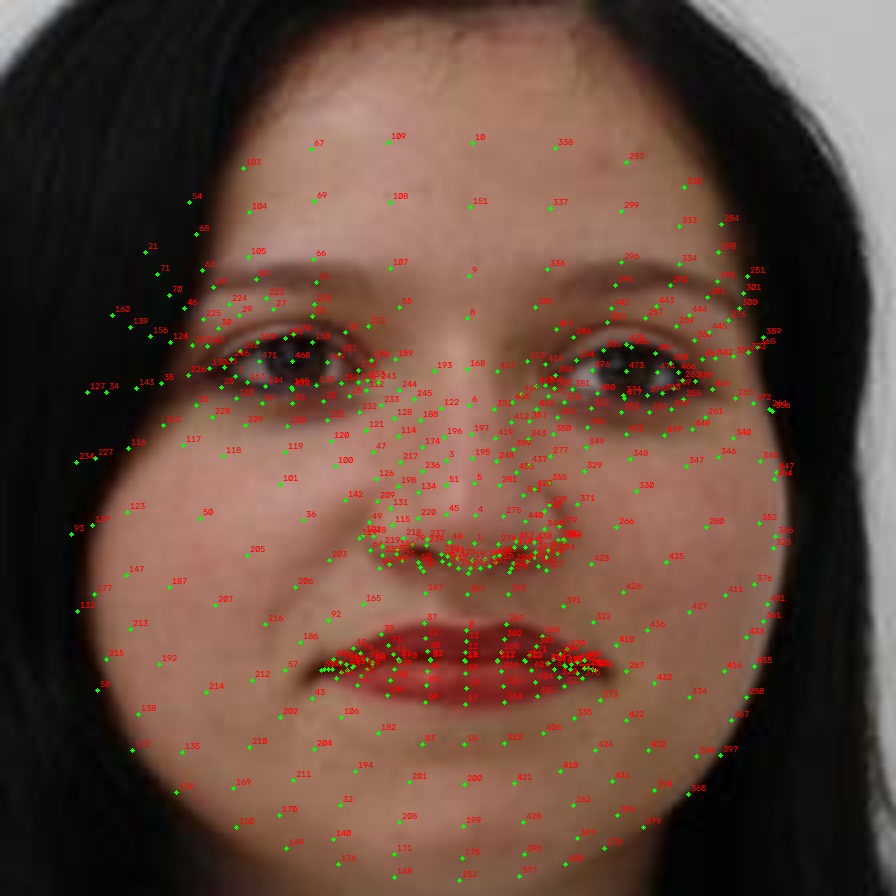
#> input picture ml_pipeline/landmark_reference.png, 896 x 896 px
$ python ssr_compare.py landmark_reference.png
#> lines starting #> are read from the running program, lines starting #| are printed output that depends on the picture
"""
SSR Comparison -- HueView, Phase 7 Stream B check

Side-by-side ng:
    [ Original | Old SSR (I * I/L) | New SSR (I * target/L) | Gain map ]

Para makita kung talagang napapantay ng bagong version ang lighting
sa loob ng mukha, at kung hindi nagagalaw ang kulay ng balat.

Usage:
    python ssr_compare.py                     # random samples per MST folder
    python ssr_compare.py path/a.jpg b.jpg    # specific images

Output (under <project_root>/data/processed/ssr_comparison/):
    <MST-N>__<name>.png   -- 4-panel comparison per image
    metrics.csv           -- numbers per image (see METRICS below)

METRICS (computed on luminance Y, per version):
    mean_Y       -- overall brightness. Dapat halos pareho sa original
                    (hindi dapat binabago ang skin-tone level).
    unevenness   -- std(blur(Y)) / mean(blur(Y)). Gaano ka-uneven ang
                    ilaw sa image. Dapat BUMABA sa new version.
    clip_pct     -- % ng pixels na 255 (blown out).
    chroma_shift -- avg change sa LAB a*,b* vs original. Dapat maliit
                    (ibig sabihin hindi nagagalaw ang undertone).
"""

import random
import sys
from pathlib import Path

import cv2
import numpy as np
import pandas as pd


# ------------------------------------------------------------ project root --

def find_project_root(start: Path, marker: str = "data") -> Path:
#> called with marker = 'data'
    for candidate in [start] + list(start.parents):
        if (candidate / marker).is_dir():
            return candidate
    return start


PROJECT_ROOT = find_project_root(Path(__file__).resolve().parent)

IMAGES_ROOT = PROJECT_ROOT / "data" / "processed" / "images"
OUTPUT_DIR = PROJECT_ROOT / "data" / "processed" / "ssr_comparison"

IMAGE_EXTS = {".jpg", ".jpeg", ".png", ".bmp", ".webp"}

SAMPLES_PER_FOLDER = 2
SEED = 42
PANEL_HEIGHT = 320          # display height ng bawat panel

SIGMA = 30.0
EPSILON = 1.0
STRENGTH = 1.0
GAIN_LIMITS = (0.5, 2.0)


# ---------------------------------------------------------- SSR versions --

def ssr_old(image, sigma=SIGMA, epsilon=EPSILON):
    """Current version sa ssr script (per-channel, I * I/L)."""
    img = image.astype(np.float64) + epsilon
    corrected = np.empty_like(img)
    for c in range(img.shape[2]):
        channel = img[:, :, c]
        illumination = cv2.GaussianBlur(channel, (0, 0), sigmaX=sigma, sigmaY=sigma)
        correction = np.exp(np.log(channel) - np.log(illumination))
        m = correction.mean()
        if m > 1e-6:
            correction /= m
        correction = np.clip(correction, 0.5, 2.0)
        corrected[:, :, c] = channel * correction
    return np.clip(corrected, 0, 255).astype(np.uint8)


def ssr_new(image, sigma=SIGMA, epsilon=EPSILON,
            strength=STRENGTH, gain_limits=GAIN_LIMITS):
    """Proposed version (luminance-based, I * target/L). Returns (img, gain)."""
    img = image.astype(np.float64) + epsilon
    lum = 0.114 * img[:, :, 0] + 0.587 * img[:, :, 1] + 0.299 * img[:, :, 2]
    illumination = cv2.GaussianBlur(lum, (0, 0), sigmaX=sigma, sigmaY=sigma)
    retinex = np.log(lum) - np.log(illumination)
    target = illumination.mean()
    gain = (np.exp(retinex) * target) / lum
    gain = np.clip(gain ** strength, *gain_limits)
    gain *= lum.mean() / (lum * gain).mean()
    corrected = img * gain[:, :, None]
    out = np.clip(corrected - epsilon, 0, 255).astype(np.uint8)
    return out, gain


# --------------------------------------------------------------- metrics --

def luminance(img):
    f = img.astype(np.float64)
    return 0.114 * f[:, :, 0] + 0.587 * f[:, :, 1] + 0.299 * f[:, :, 2]


def metrics(img, original_lab=None):
    y = luminance(img)
    blur = cv2.GaussianBlur(y, (0, 0), sigmaX=SIGMA, sigmaY=SIGMA)
    out = {
        "mean_Y": y.mean(),
        "unevenness": blur.std() / max(blur.mean(), 1e-6),
        "clip_pct": 100.0 * (img >= 255).any(axis=2).mean(),
    }
    if original_lab is not None:
        lab = cv2.cvtColor(img, cv2.COLOR_BGR2LAB).astype(np.float64)
        d = lab[:, :, 1:] - original_lab[:, :, 1:]
        out["chroma_shift"] = np.sqrt((d ** 2).sum(axis=2)).mean()
    return out


# ----------------------------------------------------------- visualizing --

def gain_to_color(gain, limits=GAIN_LIMITS):
    """Asul = pinadilim (gain<1), puti = walang galaw, pula = pinaliwanag."""
    lo, hi = np.log(limits[0]), np.log(limits[1])
    g = np.log(gain)
    t = np.where(g >= 0, g / hi, g / -lo)           # -1..1
    t = np.clip(t, -1, 1)
    h, w = gain.shape
    vis = np.full((h, w, 3), 255.0)
    pos, neg = np.clip(t, 0, 1), np.clip(-t, 0, 1)
    vis[:, :, 0] -= 255 * pos                        # less blue  -> red
    vis[:, :, 1] -= 255 * (pos + neg)                # less green -> both
    vis[:, :, 2] -= 255 * neg                        # less red   -> blue
    return np.clip(vis, 0, 255).astype(np.uint8)


def labeled(img, text):
    h, w = img.shape[:2]
    scale = PANEL_HEIGHT / h
    panel = cv2.resize(img, (max(1, int(w * scale)), PANEL_HEIGHT),
                       interpolation=cv2.INTER_AREA)
    bar = np.full((28, panel.shape[1], 3), 30, np.uint8)
    cv2.putText(bar, text, (6, 20), cv2.FONT_HERSHEY_SIMPLEX, 0.5,
                (255, 255, 255), 1, cv2.LINE_AA)
    return np.vstack([bar, panel])


# ---------------------------------------------------------------- samples --

def pick_samples():
    if len(sys.argv) > 1:
        return [Path(p).resolve() for p in sys.argv[1:]]

    if not IMAGES_ROOT.is_dir():
        raise SystemExit(f"ERROR: {IMAGES_ROOT} not found.")

    rng = random.Random(SEED)
    samples = []
    for folder in sorted(p for p in IMAGES_ROOT.iterdir() if p.is_dir()):
        files = sorted(p for p in folder.rglob("*") if p.suffix.lower() in IMAGE_EXTS)
        samples += rng.sample(files, min(SAMPLES_PER_FOLDER, len(files)))
    return samples


# ------------------------------------------------------------------ main --

def main():
    OUTPUT_DIR.mkdir(parents=True, exist_ok=True)
    samples = pick_samples()
    print(f"Comparing {len(samples)} images -> {OUTPUT_DIR}")

    rows = []
    for path in samples:
        img = cv2.imread(str(path), cv2.IMREAD_COLOR)
#> img is the input picture: shape (896, 896, 3); mean B, G, R 59.9, 72.7, 100.6
        if img is None:
            print(f"  skip (unreadable): {path}")
            continue

        old = ssr_old(img)
#> the loop in ssr_old, `for c in range(img.shape[2]):` made 3 passes
#> m on passes 1 to 3: 0.92, 0.924, 0.92
        new, gain = ssr_new(img)
#> in ssr_new, `retinex = np.log(lum) - np.log(illumination)`:
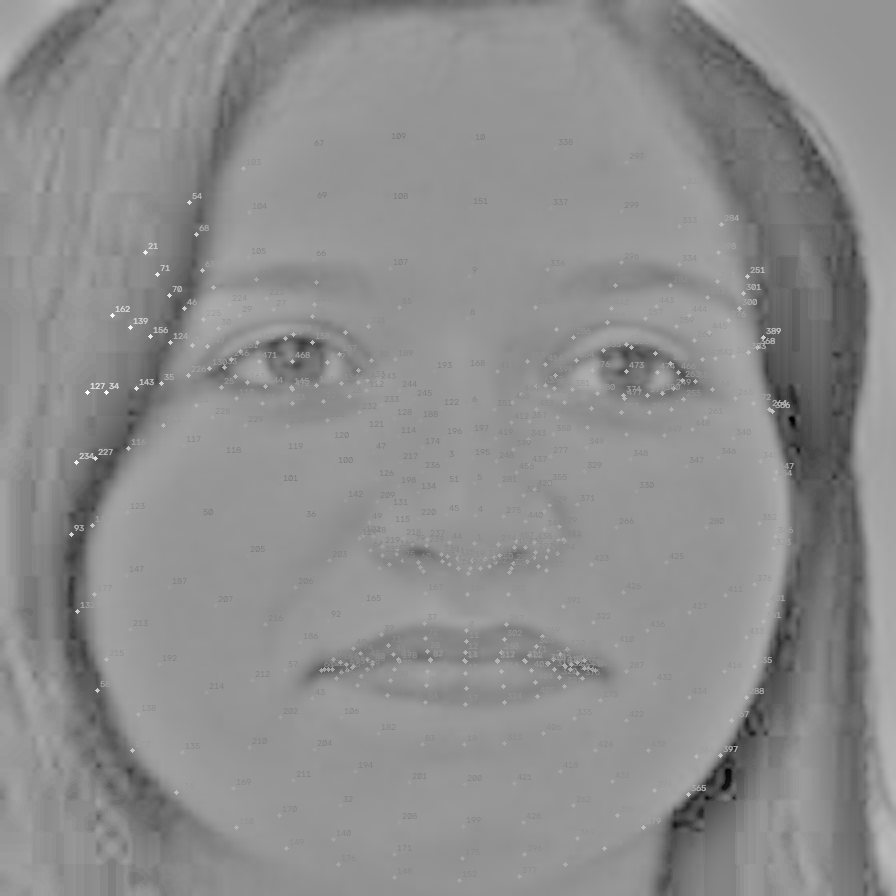
#> retinex: shape (896, 896) float64; min -3.57, max 2.56, mean -0.163; drawn with min black and max white
#> in ssr_new, `target = illumination.mean()`: target = 80.59

        orig_lab = cv2.cvtColor(img, cv2.COLOR_BGR2LAB).astype(np.float64)
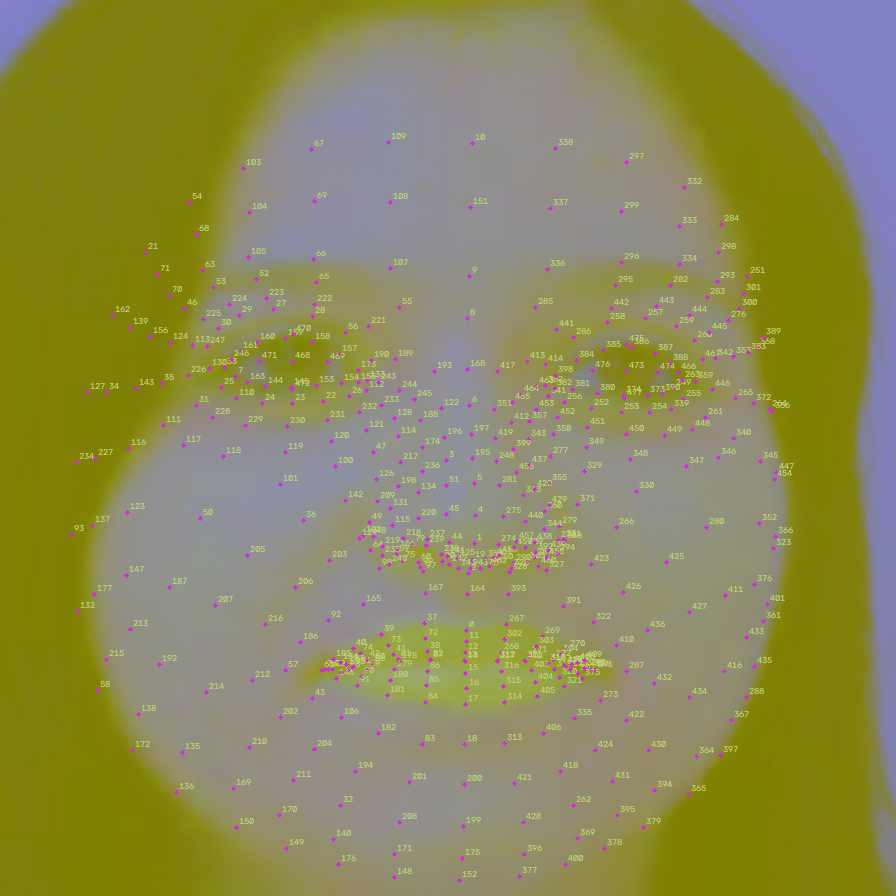
#> orig_lab: shape (896, 896, 3) float64; mean B, G, R 84.6, 137.9, 140.2
        m_orig = metrics(img)
#> in metrics, `out = { "mean_Y": y.mean(), "unevenness": blur.std() / max(blur.mean()..`: out = {'mean_Y': 79.61, 'unevenness': 0.566, 'clip_pct': 0.731}
#> m_orig has the same summary as out in metrics
        m_old = metrics(old, orig_lab)
#> m_old = {'mean_Y': 91.4, 'unevenness': 0.574, 'clip_pct': 4.92, 'chroma_shift': 2.95}
        m_new = metrics(new, orig_lab)
#> in metrics (call 3), `blur = cv2.GaussianBlur(y, (0, 0), sigmaX=SIGMA, sigmaY=SIGMA)`:
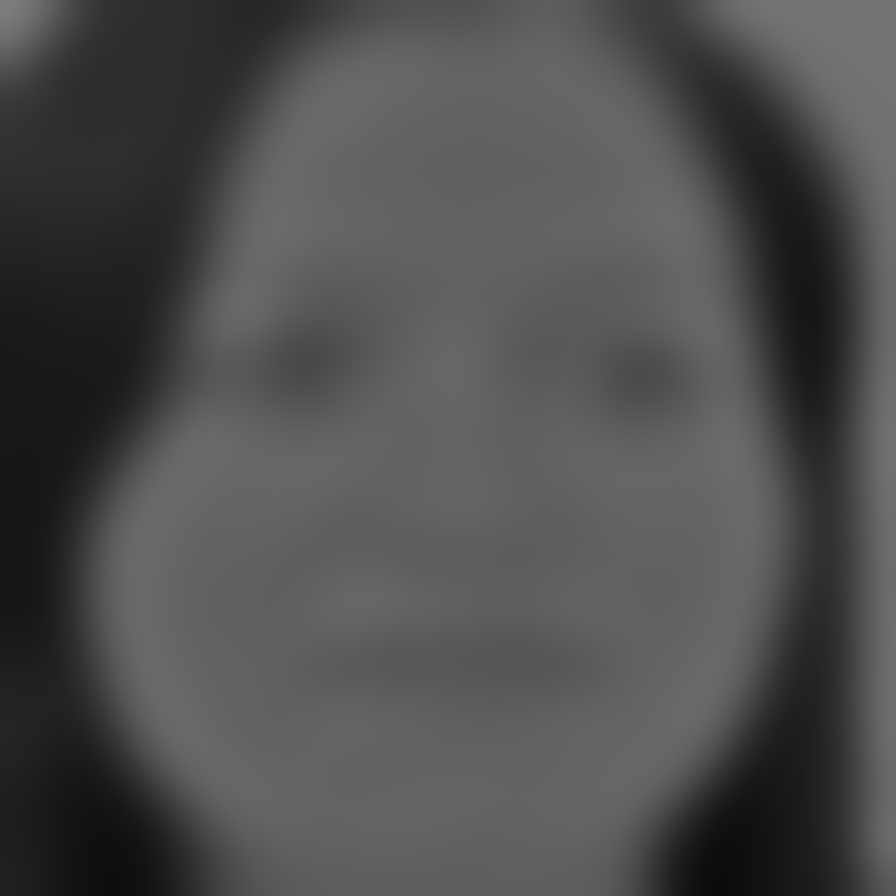
#> blur: shape (896, 896) float64; min 12.55, max 125.3, mean 78.7
#> in metrics (call 3), `out = { "mean_Y": y.mean(), "unevenness": blur.std() / max(blur.mean()..`: out = {'mean_Y': 78.76, 'unevenness': 0.352, 'clip_pct': 1.03}
#> in metrics (call 3), `lab = cv2.cvtColor(img, cv2.COLOR_BGR2LAB).astype(np.float64)`:
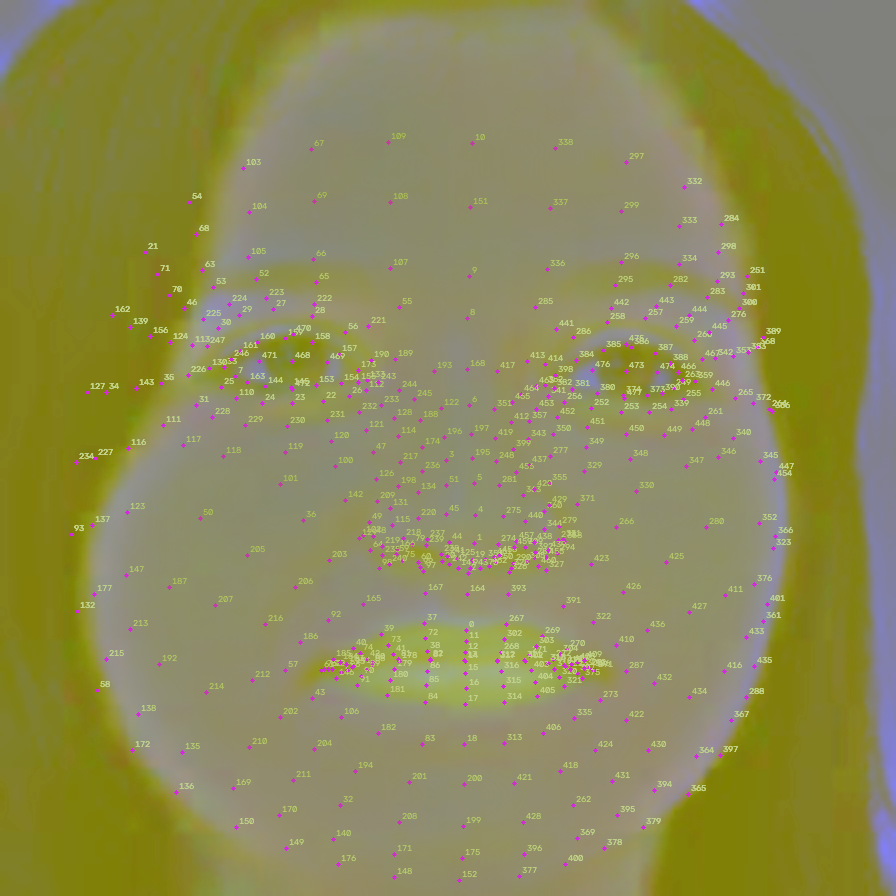
#> lab: shape (896, 896, 3) float64; mean B, G, R 84.7, 137.8, 140.5
#> m_new = {'mean_Y': 78.76, 'unevenness': 0.352, 'clip_pct': 1.03, 'chroma_shift': 3.36}

        grid = np.hstack([
            labeled(img, f"Original  Y={m_orig['mean_Y']:.0f}  U={m_orig['unevenness']:.3f}"),
            labeled(old, f"Old SSR   Y={m_old['mean_Y']:.0f}  U={m_old['unevenness']:.3f}"),
            labeled(new, f"New SSR   Y={m_new['mean_Y']:.0f}  U={m_new['unevenness']:.3f}"),
            labeled(gain_to_color(gain), "Gain: blue=darker red=brighter"),
        ])
#> call 3 of labeled, with text = 'New SSR   Y=79  U=0.352'
#> in labeled (call 3), `return np.vstack([bar, panel])`:
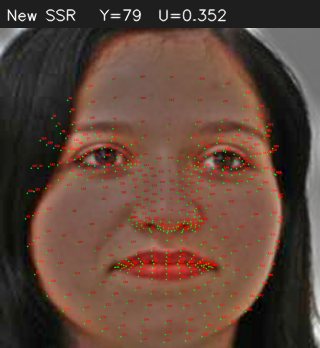
#> returned value: shape (348, 320, 3); mean of channels 0, 1, 2 57.7, 69.6, 95.1; drawn as B, G, R
#> in gain_to_color, `lo, hi = np.log(limits[0]), np.log(limits[1])`: lo = -0.693; hi = 0.693
#> in gain_to_color, `vis[:, :, 2] -= 255 * neg`:
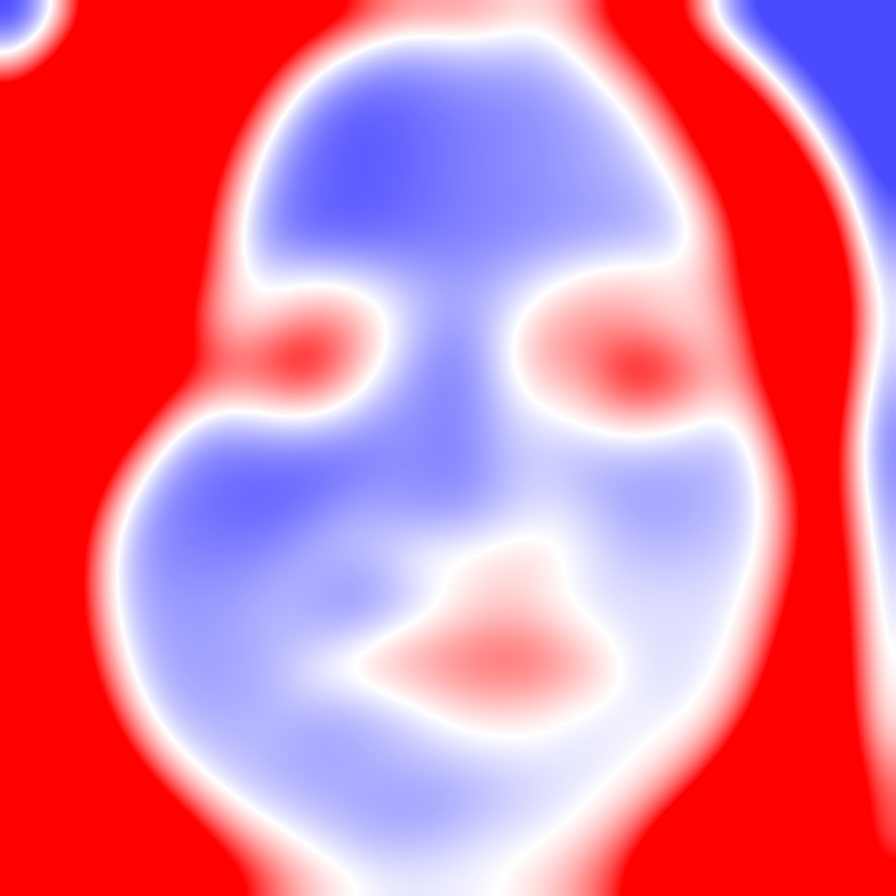
#> vis: shape (896, 896, 3) float64; mean of channels 0, 1, 2 153.1, 120.5, 222.4; drawn as B, G, R

        folder = path.parent.name
        out_path = OUTPUT_DIR / f"{folder}__{path.stem}.png"
        cv2.imwrite(str(out_path), grid)

        row = {"folder": folder, "file": path.name}
        for tag, m in (("orig", m_orig), ("old", m_old), ("new", m_new)):
            for k, v in m.items():
                row[f"{tag}_{k}"] = round(float(v), 4)
#> this loop made 3 passes
#> tag on passes 2 to 3: 'old', 'new'
#> (tag, m) on pass 1: ('orig', {'mean_Y': 79.61, 'unevenness': 0.566, 'clip_pct': 0.731})
#> after the loop, row = 13 items
        rows.append(row)

    if not rows:
        raise SystemExit("No images processed.")

    df = pd.DataFrame(rows)
#> df = table of 1 rows and 13 columns
#> (the run stopped early here; a loop or call above may not have finished)
